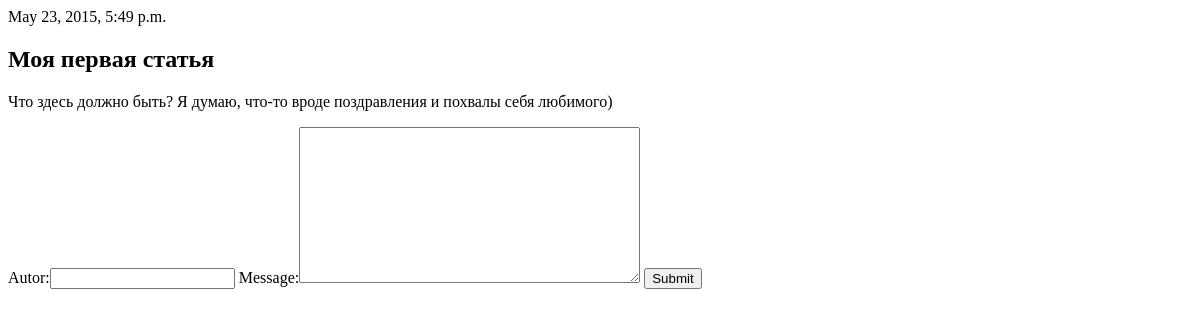
Before: /blog/1/ with the older database file.
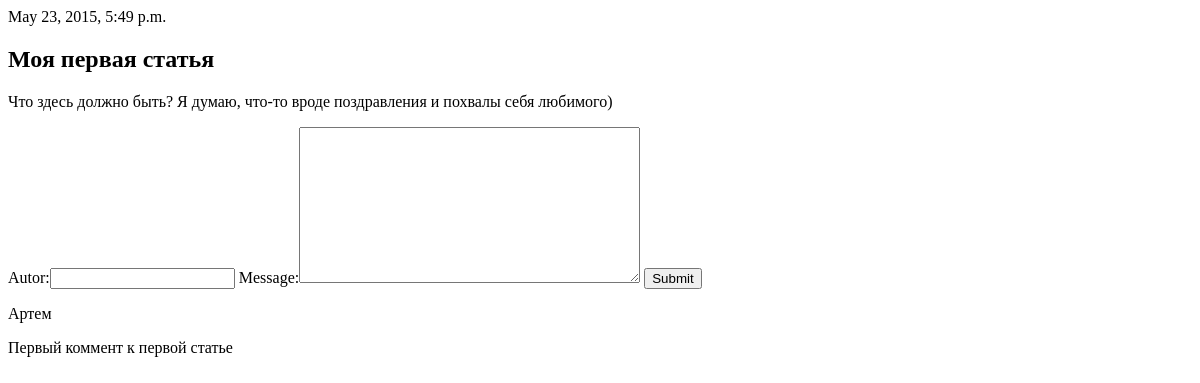
After: the same page with the newer database file.
### blog/models.py (models this page shows, shortened)
class Post(models.Model):
    title = models.CharField(max_length=255)
    datetime = models.DateTimeField("Дата публикации",auto_now_add=True)
    content = models.TextField(max_length=10000)

class Comment(models.Model):
    autor = models.CharField(max_length=20)
    message = models.TextField(max_length=100)
    datetime = models.DateTimeField("Дата публикации",auto_now=True)
    post = models.ForeignKey(Post)

### blog/views.py (the view)
# urls.py: url(r'^(?P<pk>\d+)/$', PostDetailView.as_view(), name='detail'),
class PostDetailView(DetailView):
    model = Post
    def get_context_data(self, **kwargs):
        context = super().get_context_data(**kwargs)
        context['comment_list']  = Comment.objects.filter(post = self.kwargs['pk'])
        if self.request.method == 'POST':
            cf = CommentForm(self.request.POST).save(commit=False)
            cf.datetime = timezone.now()
            cf.save()
        else:
            context['form'] = CommentForm()
        return context

### blog/models.py
class CommentForm(ModelForm):
    class Meta:
        model = Comment
        fields = ['autor','message']

### blog/templates/blog/post_detail.html (shortened to what this page needs)
{% block content %}
	{% url 'detail' pk.id as the_url %}
	<p>{{ post.datetime}}</p>
	<h2>{{ post.title}}</h2>
	<p>{{ post.content}}</p>
	<form action="{{the_url}}" method="post">
	{{ form }}
	<input type="submit" value="Submit" />
	</form>
	{% for comment in comment_list %}
	<p> {{comment.autor}} <p>
	<p> {{comment.message}} <p>
	{% endfor %}
{% endblock %}

Changed rows visible on the page:
added Comment: autor "Артем", message "Первый коммент к первой статье"
